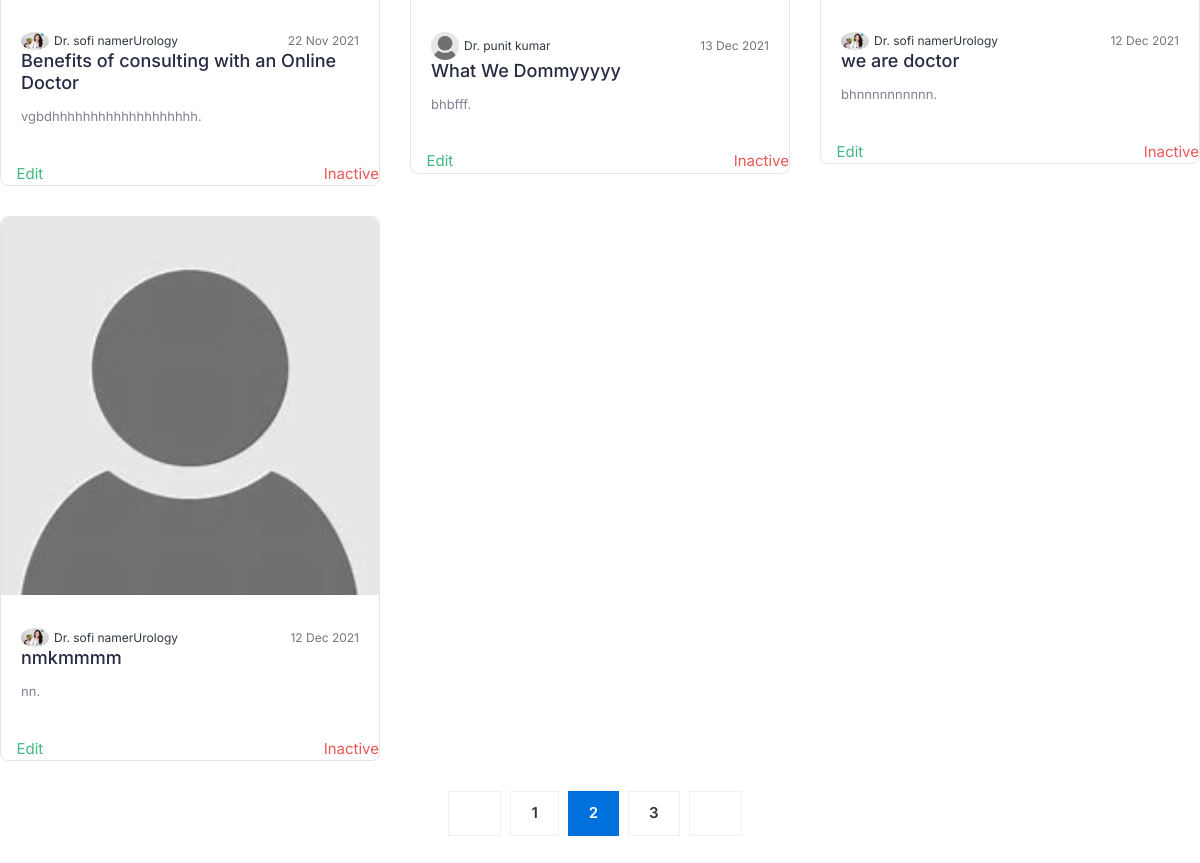
Page /blog/ (signed in, lower part) on the earlier database version.
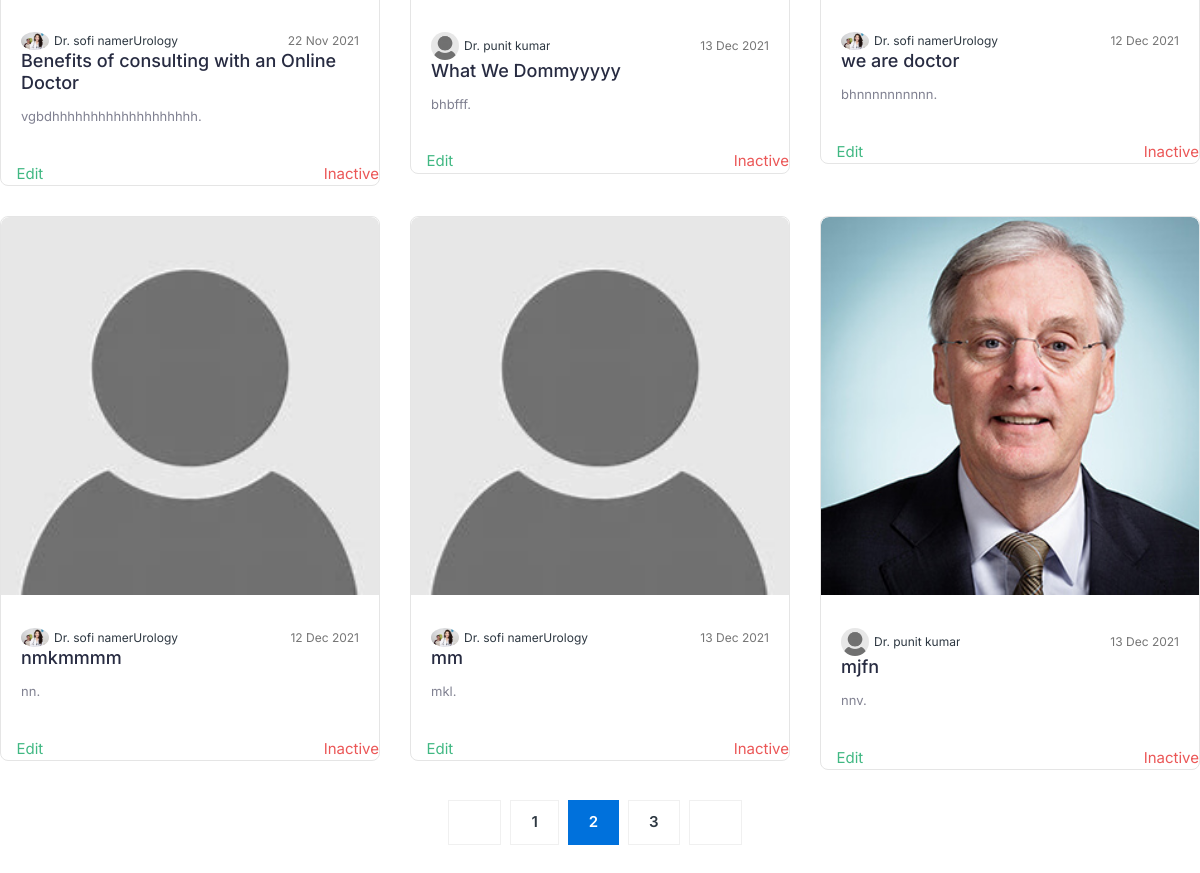
Same page on the later database version.
### homepage/models.py (models this page shows, shortened)
class dr_blogs(models.Model):
    doc = models.ForeignKey(Dr, on_delete=models.CASCADE, related_name="dr_bilogs")
    title = models.CharField(max_length=3000)
    desc = models.TextField(max_length=10000)
    date = models.DateField(auto_now=True)
    img = models.ImageField()
    subcate=models.CharField(max_length=40,blank=True)
    ctgry=models.CharField(max_length=30,blank=True)

### doctors/models.py (models this page shows)
class Dr(models.Model):
    user = models.OneToOneField(User,on_delete=models.CASCADE,related_name="Dr")
    name = models.CharField(max_length=30)
    img = models.ImageField()
    qulification = models.CharField(max_length=100)
    specialization = models.CharField(max_length=100)
    address = models.TextField(max_length=300)
    email=models.EmailField()
    fees_starting= models.IntegerField()
    fees_end= models.IntegerField()
    gender = models.CharField(max_length=30)
    date = models.DateField(auto_now=True)
    time=models.TimeField(auto_now=True)
    def __str__(self):
        return self.name+self.specialization

### Admin_hospital/views.py (the view)
# urls.py: path('blog/', views.blog, name='blog'),
def blog(request):
    if request.user.is_authenticated:
        res = {}
        res['blg'] = dr_blogs.objects.all()
    else:
        return redirect('error404')
    return render(request, 'Admin_hospital/blog.html', res)

### Admin_hospital/templates/Admin_hospital/blog.html (shortened to what this page needs)
{% extends 'adminbasic.html' %}
{% load static %}
{% block body %}
		<div class="page-wrapper">
			<div class="content container-fluid">
				<div class="row">
					<div class="col-sm-12">
						<div class="row blog-grid-row">
							{% for b in blg %}
							<div class="col-md-6 col-xl-4 col-sm-12">
								<div class="blog grid-blog">
									<div class="blog-image">
										<a href="{% url 'blogdetails' %}?Bid={{b.id}}">
       {% if b.img|length is not 0 %}
       <img alt="Post Image" class="img-fluid" src="/media/{{b.img}}" width="31"/>
            {% else %}
             <img alt="Post Image" class="img-fluid" width="31" src="/media/default.jpg"/>
          {% endif %}
										</a>
									</div>
									<div class="blog-content">
										<ul class="entry-meta meta-item">
											<li>
												<div class="post-author">
													<a href="{% url 'Doctor_profile' b.doc.id %}">
       {% if b.doc.img|length is not 0 %}
       <img alt="Post Author"  src="/media/{{b.doc.img}}" width="31"/>
            {% else %}
             <img alt="Post Author"  width="31" src="/media/default.jpg"/>
          {% endif %}
														<span>Dr.
															{{b.doc}}</span></a>
												</div>
											</li>
											<li> {{b.date|date:'d M Y'}}</li>
										</ul>
										<h3 class="blog-title"><a href="{% url 'blogdetails' %}?Bid={{b.id}}">{{b.title}}</a></h3>
										<p class="mb-0">{{b.desc}}.</p>
									</div>
									<div class="row pt-3">
										<div class="col"><a class="text-success" href="{% url 'editblog' %}?edit={{b.id}}"><i
													class="far fa-edit"></i> Edit</a></div>
										<div class="col text-right"><a class="text-danger"
												data-target="#deleteNotConfirmModal" data-toggle="modal"
												href="javascript:void(0);"> Inactive</a>
										</div>
									</div>
								</div>
							</div>
							{% endfor %}
						</div>
						<div class="row">
							<div class="col-md-12">
								<div class="blog-pagination">
									<nav>
										<ul class="pagination justify-content-center">
											<li class="page-item disabled">
												<a class="page-link" href="#" tabindex="-1"><i
														class="fas fa-angle-double-left"></i></a>
											</li>
											<li class="page-item">
												<a class="page-link" href="#">1</a>
											</li>
											<li class="page-item active">
												<a class="page-link" href="#">2 </a>
											</li>
											<li class="page-item">
												<a class="page-link" href="#">3</a>
											</li>
											<li class="page-item">
												<a class="page-link" href="#"><i
														class="fas fa-angle-double-right"></i></a>
											</li>
										</ul>
									</nav>
								</div>
							</div>
						</div>
					</div>
				</div>
			</div>
		</div>
	{% endblock body %}

### Admin_hospital/templates/adminbasic.html (shortened to what this page needs)
{% load static %}
<!DOCTYPE html>
<html lang="en">
<head>
    <link href="{% static 'admin/assets/css/bootstrap.min.css' %}" rel="stylesheet" />
    <link href="{% static 'admin/assets/css/font-awesome.min.css' %}" rel="stylesheet" />
    <link href="{% static 'admin/assets/css/feathericon.min.css' %}" rel="stylesheet" />
    <link href="{% static 'admin/assets/plugins/morris/morris.css' %}" rel="stylesheet" />
    <link href="{% static 'admin/assets/css/style.css' %}" rel="stylesheet" />
</head>
<body>
    <div class="main-wrapper">
                            {% block body %}{% endblock %}
    </div>
</body>
</html>

Differences in the rows shown:
added dr_blogs: doc.img (picture), doc "sofi namerUrology", date "13 Dec 2021", title "mm", desc "mkl"
added dr_blogs: img (picture), doc "punit kumar", date "13 Dec 2021", title "mjfn", desc "nnv"
